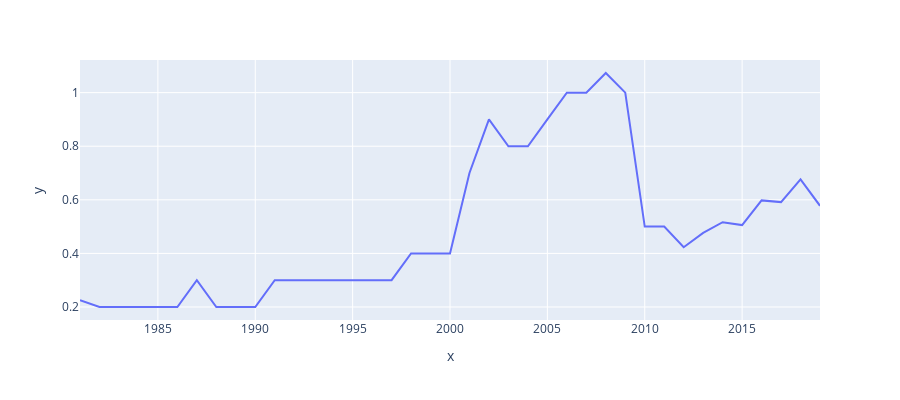

Notebook code cell kept with this figure:
### Code cell
fig = px.line(x=Latam_co2[(Latam_co2.Pais == 'Belice') & (Latam_co2.Emisiones_de_CO2 != -1)].sort_values('Anio').Anio, y=Latam_co2[(Latam_co2.Pais == 'Belice') & (Latam_co2.Anio > 1980)].sort_values('Anio').Emisiones_de_CO2, width=900, height=400)
fig.show()
compromisos[compromisos.Pais=='Belice']

### Figure 1 — Plotly figure (JSON) as saved in the notebook; plotly's stock layout.template omitted (floating-point values rounded to 4 significant figures)
{"data": [{"hovertemplate": "x=%{x}<br>y=%{y}<extra></extra>", "legendgroup": "", "line": {"color": "#636efa", "dash": "solid"}, "marker": {"symbol": "circle"}, "mode": "lines", "name": "", "orientation": "v", "showlegend": false, "type": "scatter", "x": [1981, 1982, 1983, 1984, 1985, 1986, 1987, 1988, 1989, 1990, 1991, 1992, 1993, 1994, 1995, 1996, 1997, 1998, 1999, 2000, 2001, 2002, 2003, 2004, 2005, 2006, 2007, 2008, 2009, 2010, 2011, 2012, 2013, 2014, 2015, 2016, 2017, 2018, 2019], "xaxis": "x", "y": [0.2255, 0.2, 0.2, 0.2, 0.2, 0.2, 0.3, 0.2, 0.2, 0.2, 0.3, 0.3, 0.3, 0.3, 0.3, 0.3, 0.3, 0.4, 0.4, 0.4, 0.7, 0.9, 0.8, 0.8, 0.9, 1, 1, 1.073, 1, 0.5, 0.5, 0.423, 0.4764, 0.5164, 0.5057, 0.5978, 0.5915, 0.6766, 0.5777], "yaxis": "y"}], "layout": {"height": 400, "legend": {"tracegroupgap": 0}, "margin": {"t": 60}, "width": 900, "xaxis": {"anchor": "y", "domain": [0, 1], "title": {"text": "x"}}, "yaxis": {"anchor": "x", "domain": [0, 1], "title": {"text": "y"}}}}
